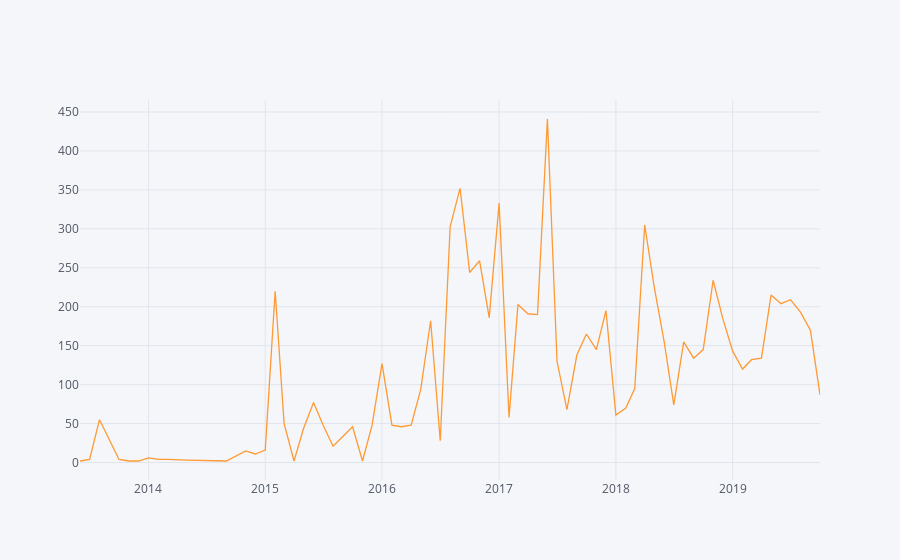

Notebook code cell kept with this figure:
### Code cell
# makes svg format possible
# %matplotlib inline
# %config InlineBackend.figure_format = 'svg'

# %matplotlib notebook

# import matplotlib.pyplot as plt
# plt.rcParams.update({'font.size': 4})
# plt.rcParams.update({'figure.dpi': 160})
# plt.locator_params(nbins=20)

import plotly.plotly as py
import cufflinks as cf

cf.go_offline()

grouped_dates.groupby(by='month')['date'].size().iplot()

### Figure 1 — Plotly figure (JSON) as saved in the notebook; plotly's stock layout.template omitted (floating-point values rounded to 4 significant figures)
{"data": [{"line": {"color": "rgba(255, 153, 51, 1.0)", "dash": "solid", "shape": "linear", "width": 1.3}, "mode": "lines", "name": "date", "text": "", "type": "scatter", "uid": "4e903775-0d1d-4761-9dae-0408d21bbd5d", "x": ["2013-06", "2013-07", "2013-08", "2013-10", "2013-11", "2013-12", "2014-01", "2014-02", "2014-03", "2014-05", "2014-09", "2014-11", "2014-12", "2015-01", "2015-02", "2015-03", "2015-04", "2015-05", "2015-06", "2015-07", "2015-08", "2015-10", "2015-11", "2015-12", "2016-01", "2016-02", "2016-03", "2016-04", "2016-05", "2016-06", "2016-07", "2016-08", "2016-09", "2016-10", "2016-11", "2016-12", "2017-01", "2017-02", "2017-03", "2017-04", "2017-05", "2017-06", "2017-07", "2017-08", "2017-09", "2017-10", "2017-11", "2017-12", "2018-01", "2018-02", "2018-03", "2018-04", "2018-05", "2018-06", "2018-07", "2018-08", "2018-09", "2018-10", "2018-11", "2018-12", "2019-01", "2019-02", "2019-03", "2019-04", "2019-05", "2019-06", "2019-07", "2019-08", "2019-09", "2019-10"], "y": [2, 4, 55, 4, 2, 2, 6, 4, 4, 3, 2, 15, 11, 16, 220, 50, 2, 44, 77, 48, 21, 46, 2, 48, 127, 48, 46, 48, 94, 182, 28, 303, 352, 244, 259, 186, 333, 58, 203, 191, 190, 441, 130, 68, 138, 165, 145, 195, 61, 70, 95, 305, 225, 155, 74, 155, 134, 145, 234, 185, 143, 120, 132, 134, 215, 204, 209, 193, 170, 87]}], "layout": {"legend": {"bgcolor": "#F5F6F9", "font": {"color": "#4D5663"}}, "paper_bgcolor": "#F5F6F9", "plot_bgcolor": "#F5F6F9", "title": {"font": {"color": "#4D5663"}}, "xaxis": {"gridcolor": "#E1E5ED", "showgrid": true, "tickfont": {"color": "#4D5663"}, "title": {"font": {"color": "#4D5663"}, "text": ""}, "zerolinecolor": "#E1E5ED"}, "yaxis": {"gridcolor": "#E1E5ED", "showgrid": true, "tickfont": {"color": "#4D5663"}, "title": {"font": {"color": "#4D5663"}, "text": ""}, "zerolinecolor": "#E1E5ED"}}}
